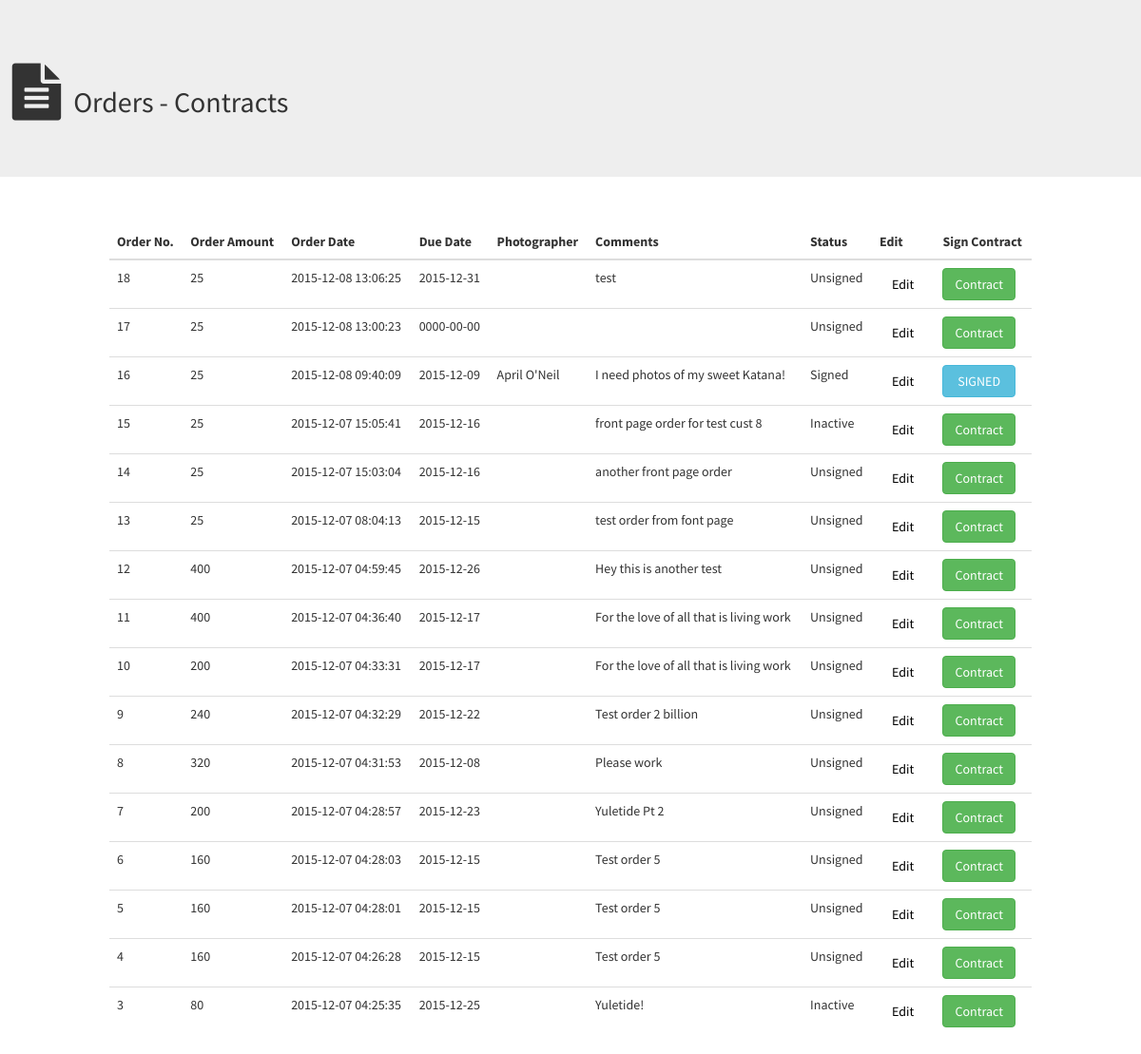
Page /contract.php on the committed database.
### tables this page shows
CREATE TABLE IF NOT EXISTS `tbl_orders` (
  `id` int(4) NOT NULL AUTO_INCREMENT,
  `customerid` int(4) NOT NULL,
  `serviceid` int(4) NOT NULL,
  `photographerid1` int(4) NOT NULL,
  `photographerid2` int(4) NOT NULL,
  `paymenttype` varchar(16) NOT NULL,
  `cinitials` varchar(4) NOT NULL,
  `pinitials` varchar(4) NOT NULL,
  `status` int(1) NOT NULL,
  `quantity` int(4) NOT NULL,
  `price` float NOT NULL,
  `override` float NOT NULL,
  `comments` text NOT NULL,
  `orderdate` timestamp NOT NULL DEFAULT CURRENT_TIMESTAMP,
  `duedate` date NOT NULL,
  `lastupdated` timestamp NOT NULL DEFAULT '0000-00-00 00:00:00',
  PRIMARY KEY (`id`)
);

CREATE TABLE IF NOT EXISTS `tbl_photographers` (
  `userid` int(4) NOT NULL,
  `fname` varchar(32) NOT NULL,
  `lname` varchar(32) NOT NULL,
  `address1` varchar(64) NOT NULL,
  `address2` varchar(32) NOT NULL,
  `city` varchar(32) NOT NULL,
  `state` varchar(2) NOT NULL,
  `zip` int(10) NOT NULL,
  `email` varchar(64) NOT NULL,
  `phone` varchar(14) NOT NULL,
  `datehired` timestamp NOT NULL DEFAULT CURRENT_TIMESTAMP,
  `freelance` int(1) NOT NULL,
  PRIMARY KEY (`userid`),
  UNIQUE KEY `userid` (`userid`)
);

### contract.php (the view, shortened to what this page needs)
<?php
include('dbconnection.php');
include('header.php');
echo "<div class='jumbotron'><h2><i class='fa fa-file-text fa-fw fa-2x'></i>Orders - Contracts</h2></div>";
include('buttons.php');
if($_SESSION['accesslevel']==2){
  $userid=$_SESSION['userid'];
}else{
$userid = "%";
}
$stmt = $databaseConnection->prepare("SELECT tbl_orders.id, name, tbl_services.price, quantity, photographerid1,photographerid2, tbl_photographers.fname, tbl_photographers.lname, tbl_orders.price AS total, tbl_orders.status, comments, tbl_orders.orderdate, tbl_orders.duedate, tbl_orders.status FROM tbl_orders
LEFT JOIN tbl_services ON tbl_orders.serviceid = tbl_services.id
LEFT JOIN tbl_photographers ON photographerid1 = tbl_photographers.userid
WHERE customerid LIKE ? ORDER BY tbl_orders.orderdate DESC");
$table ="";
if ($stmt->execute([$userid])) {
while ($row = $stmt->fetch(PDO::FETCH_ASSOC)) {
  switch ($row["status"]) {
    case '1':
      $type="Unsigned";
    break;
    case '2':
        $type="Signed";
    break;
    case '0':
        $type="Inactive";
    break;
  }
      $table.='
        <tr>
        <td id="orderid">'.$row["id"].'</td>
        <td>'.$row["total"].'</td>
        <td>'.$row["orderdate"].'</td>
        <td>'.$row["duedate"].'</td>
        <td>'.$row["fname"].' '.$row["lname"].'</td>
        <td>'.$row["comments"].'</td>
        <td>'.$type.'</td>
        <td><a href="editorder.php?id='.$row['id'].'" class="btn btn-edit" style="text-decoration:none;color:#000000;"/>Edit</a></td>';
        if($type=="Signed"){
        $table.='<td><a href="makecontract.php?id='.$row['id'].'" class="btn btn-info"/>&nbsp;SIGNED&nbsp;</a></td>
      </tr>';
    }else{
      $table.='<td><a href="makecontract.php?id='.$row['id'].'" class="btn btn-success"/>Contract</a></td>
    </tr>';
    }
  }
  echo "
  <div class='col-md-offset-1 col-md-10'>
  <table class='table table-hover'>
    <thead>
      <tr>
        <th>Order No.</th>
        <th>Order Amount</th>
        <th>Order Date</th>
        <th>Due Date</th>
        <th>Photographer</th>
        <th>Comments</th>
        <th>Status</th>
        <th>Edit</th>
        <th>Sign Contract</th>
      </tr>
    </thead>
    <tbody>".$table.
    "</tbody>
  </table>
  </div>
  ";
}
include('footer.php');
 ?>

### header.php (shortened to what this page needs)
<?php
echo "
<!DOCTYPE html>
<html lang='en'>
<head>
  <meta charset='utf-8'>
  <meta http-equiv='X-UA-Compatible' content='IE=edge'>
  <meta name='viewport' content='width=device-width, initial-scale=1'>
  <meta name='description' content=''>
  <meta name='author' content=''>
  <title>Photography Studio</title>
  <link rel='shortcut icon' type='image/x-icon' href='img/favicon-camera-retro.ico' />
  <link href='css/bootstrap.min.css' rel='stylesheet'>
  <link href='css/stylish-portfolio.css' rel='stylesheet'>
  <link href='font-awesome/css/font-awesome.min.css' rel='stylesheet' type='text/css'>
  <link href='http://fonts.googleapis.com/css?family=Source+Sans+Pro:300,400,700,300italic,400italic,700italic' rel='stylesheet' type='text/css'>
  <!--[if lt IE 9]>
  <script src='https://oss.maxcdn.com/libs/html5shiv/3.7.0/html5shiv.js'></script>
  <script src='https://oss.maxcdn.com/libs/respond.js/1.4.2/respond.min.js'></script>
  <![endif]-->
</head>
<body>
";
?>

### buttons.php (shortened to what this page needs)
<?php
echo "<div>&nbsp;</div>";
?>

### footer.php
<?php
echo"<script src='https://ajax.googleapis.com/ajax/libs/jquery/1.11.3/jquery.min.js'></script>
<script src='/assets/bootstrap/js/bootstrap.min.js' ></script>
<script src='/js/custom.js'></script>
</body>
</html>";
?>

### css/stylish-portfolio.css (style rules this page uses)
html, body { width: 100%; height: 100%; }
body { font-family: "Source Sans Pro","Helvetica Neue",Helvetica,Arial,sans-serif; }

### rows in the picture
tbl_orders: id "18", price "25", orderdate "2015-12-08 13:06:25", duedate "2015-12-31", comments "test", status "Unsigned"
tbl_orders: id "17", price "25", orderdate "2015-12-08 13:00:23", duedate "0000-00-00", status "Unsigned"
tbl_orders: id "16", price "25", orderdate "2015-12-08 09:40:09", duedate "2015-12-09", tbl_photographers.fname "April", tbl_photographers.lname "O'Neil", comments "I need photos of my sweet Katana!", status "Signed"
tbl_orders: id "15", price "25", orderdate "2015-12-07 15:05:41", duedate "2015-12-16", comments "front page order for test cust 8", status "Inactive"
tbl_orders: id "14", price "25", orderdate "2015-12-07 15:03:04", duedate "2015-12-16", comments "another front page order", status "Unsigned"
tbl_orders: id "13", price "25", orderdate "2015-12-07 08:04:13", duedate "2015-12-15", comments "test order from font page", status "Unsigned"
tbl_orders: id "12", price "400", orderdate "2015-12-07 04:59:45", duedate "2015-12-26", comments "Hey this is another test", status "Unsigned"
tbl_orders: id "11", price "400", orderdate "2015-12-07 04:36:40", duedate "2015-12-17", comments "For the love of all that is living work", status "Unsigned"
tbl_orders: id "10", price "200", orderdate "2015-12-07 04:33:31", duedate "2015-12-17", comments "For the love of all that is living work", status "Unsigned"
tbl_orders: id "9", price "240", orderdate "2015-12-07 04:32:29", duedate "2015-12-22", comments "Test order 2 billion", status "Unsigned"
tbl_orders: id "8", price "320", orderdate "2015-12-07 04:31:53", duedate "2015-12-08", comments "Please work", status "Unsigned"
tbl_orders: id "7", price "200", orderdate "2015-12-07 04:28:57", duedate "2015-12-23", comments "Yuletide Pt 2", status "Unsigned"
tbl_orders: id "6", price "160", orderdate "2015-12-07 04:28:03", duedate "2015-12-15", comments "Test order 5", status "Unsigned"
tbl_orders: id "5", price "160", orderdate "2015-12-07 04:28:01", duedate "2015-12-15", comments "Test order 5", status "Unsigned"
tbl_orders: id "4", price "160", orderdate "2015-12-07 04:26:28", duedate "2015-12-15", comments "Test order 5", status "Unsigned"
tbl_orders: id "3", price "80", orderdate "2015-12-07 04:25:35", duedate "2015-12-25", comments "Yuletide!", status "Inactive"
